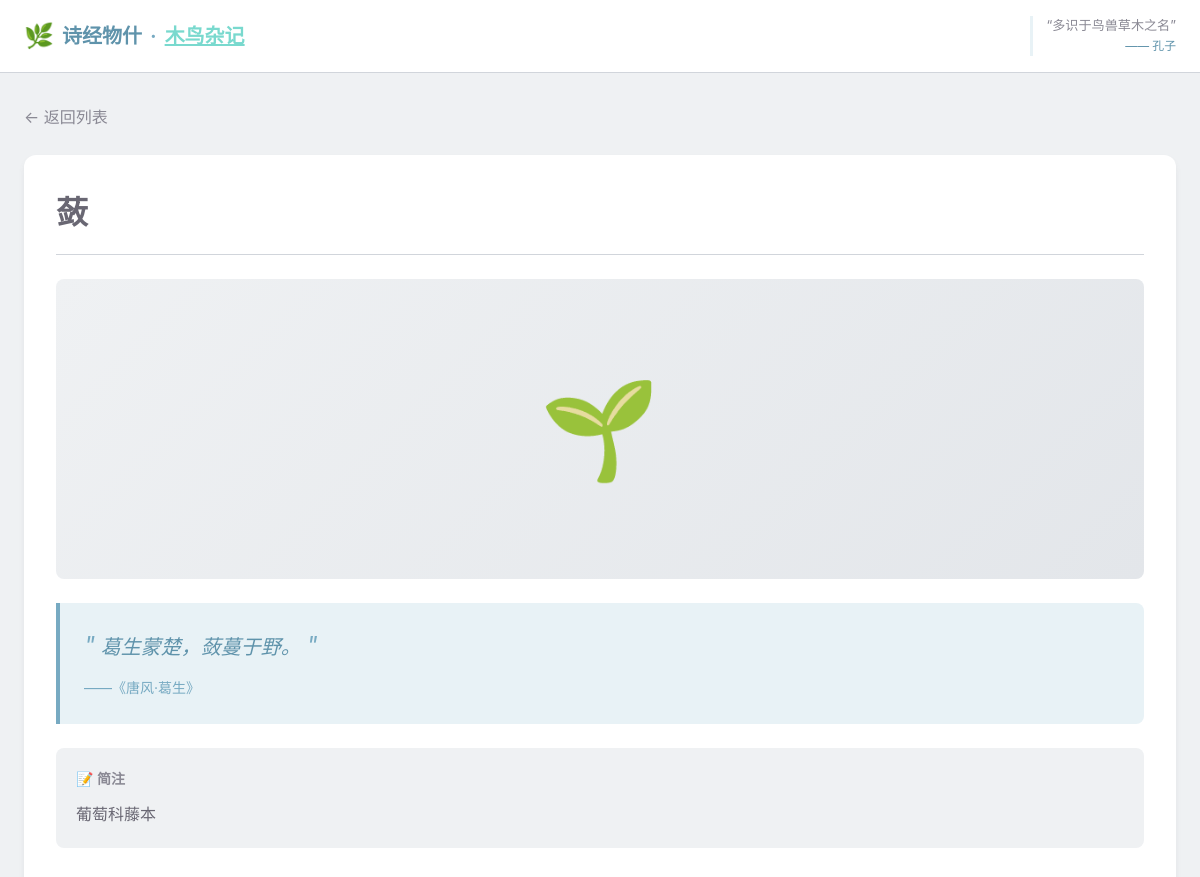
The app's page /item/39 (upper part), older data.
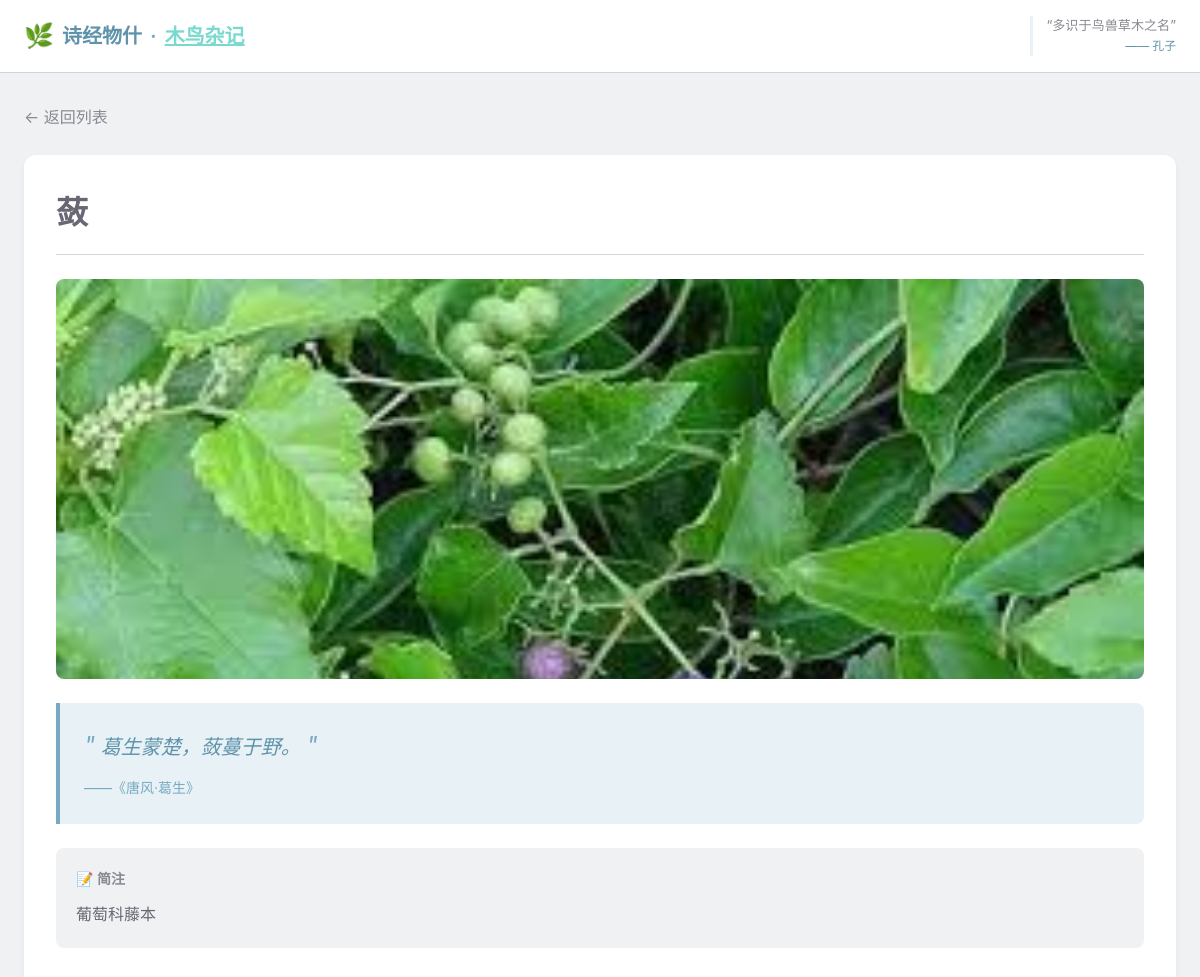
The same page, newer data.
### shijing_things/models/models.py (models this page shows, shortened)
class ShijingItem(Base):
    __tablename__ = "shijing_items"
    id = Column(Integer, primary_key=True, index=True)
    name = Column(String(100), nullable=False, index=True)
    category = Column(String(10), nullable=False, index=True)  # 草、木、鸟、兽、虫、鱼
    title = Column(String(100), nullable=False, index=True)  # 所属诗篇标题
    chapter = Column(String(50), nullable=False, index=True)  # 章节（如：国风、小雅）
    section = Column(String(50), nullable=False, index=True)  # 部分（如：周南、鹿鸣之什）
    poem_id = Column(Integer, nullable=False, index=True)  # 诗篇ID
    quote = Column(Text, nullable=False)  # 引用诗句
    description = Column(Text, nullable=True)  # 简要注释
    image_url = Column(String(255), nullable=True, default="")  # 图片路径
    modern_name = Column(String(255), nullable=True, default="")  # 今名
    taxonomy = Column(String(255), nullable=True, default="")  # 纲目属
    symbolism = Column(Text, nullable=True, default="")  # 寓意
    wiki_link = Column(String(255), nullable=True, default="")  # 百科链接

### shijing_things/routers/pages.py (the view)
@router.get("/item/{item_id}", response_class=HTMLResponse)
def item_detail(item_id: int, request: Request, db: Session = Depends(get_db)):
    item = crud_item.get(db, item_id=item_id)
    if not item:
        raise HTTPException(status_code=404, detail="事物不存在")
    poem = crud_poem.get_by_title(db, title=item.title)
    poem_content = []
    if poem:
        try:
            poem_content = json.loads(poem.content)
        except:
            poem_content = []
    return templates.TemplateResponse("detail.html", {
        "request": request,
        "item": item,
        "poem": poem,
        "poem_content": poem_content,
        "is_admin": is_admin(request),
        "is_oauth_user": is_oauth_user(request),
        "github_login_url": f"/auth/login?next={request.url.path}",
        "wechat_login_url": f"/auth/login?provider=wechat&next={request.url.path}",
        "comment_login_page_url": f"/login?next={request.url.path}",
        "comment_user_name": request.session.get("comment_nickname") or request.session.get("comment_username") or "登录用户",
        "comment_user_avatar": request.session.get("comment_avatar_url") or "",
        "comment_auth_label": get_comment_auth_label(request),
        "google_login_url": f"/auth/login?provider=google&next={request.url.path}",
        "google_oauth_enabled": bool(settings.google_client_id and settings.google_client_secret),
        "wechat_oauth_enabled": bool(settings.wechat_app_id and settings.wechat_app_secret),
    })

### shijing_things/templates/detail.html (shortened to what this page needs)
{% extends "base.html" %}
{% block content %}
<div class="container">
    <a href="/" class="back-link">← 返回列表</a>
    <article class="detail-card">
        <header class="detail-header">
            <h1 class="detail-title">
                {{ item.name }}
                <span class="category-badge category-{{ item.category }}">{{ item.category }}类</span>
            </h1>
        </header>
        <div class="detail-body">
            <div class="detail-image">
                {% if item.image_url %}
                <img src="{{ item.image_url }}" alt="{{ item.name }}">
                {% else %}
                <div class="detail-placeholder">
                    {{
                        '🌱' if item.category == '草' else
                        '🌳' if item.category == '木' else
                        '🦅' if item.category == '鸟' else
                        '🦌' if item.category == '兽' else
                        '🦋' if item.category == '虫' else
                        '🐟'
                    }}
                </div>
                {% endif %}
            </div>
            <blockquote class="detail-quote">
                <span class="quote-mark">"</span>
                {{ item.quote }}
                <span class="quote-mark">"</span>
                <cite>——《{{ item.section }}·{{ item.title }}》</cite>
            </blockquote>
            <div class="detail-info">
                {% if item.description %}
                <div class="info-description">
                    <h3>📝 简注</h3>
                    <p>{{ item.description }}</p>
                </div>
                {% endif %}
            </div>
        </div>
    </article>
</div>
{% endblock %}

Row changes from the older to the newer data that the page shows:
changed ShijingItem "葛生蒙楚，蔹蔓于野。": image_url: picture added; category "🌱" → (not shown)
